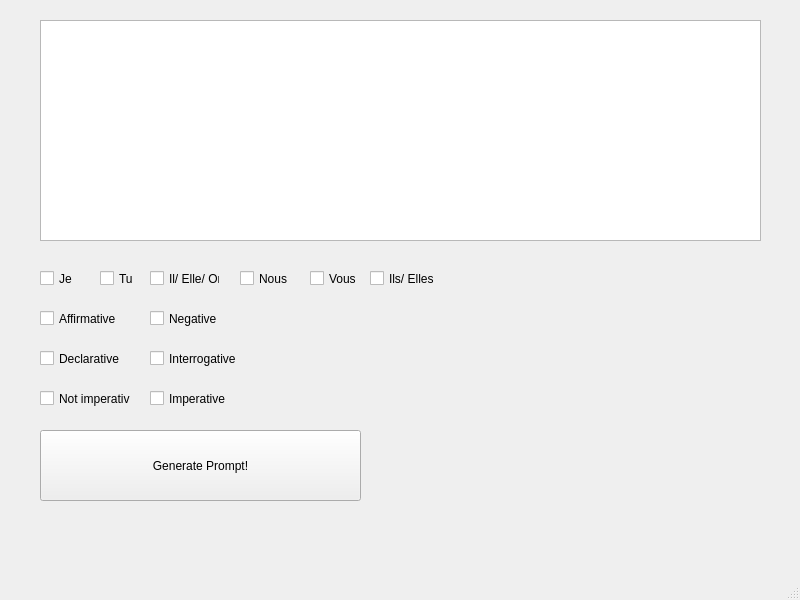
<?xml version="1.0" encoding="UTF-8"?>
<ui version="4.0">
 <class>french_sentence_building_app</class>
 <widget class="QMainWindow" name="french_sentence_building_app">
  <property name="geometry">
   <rect>
    <x>0</x>
    <y>0</y>
    <width>800</width>
    <height>600</height>
   </rect>
  </property>
  <property name="windowTitle">
   <string>French sentence building practice</string>
  </property>
  <widget class="QWidget" name="centralwidget">
   <widget class="QCheckBox" name="checkBox">
    <property name="geometry">
     <rect>
      <x>40</x>
      <y>270</y>
      <width>70</width>
      <height>17</height>
     </rect>
    </property>
    <property name="text">
     <string>Je</string>
    </property>
   </widget>
   <widget class="QCheckBox" name="checkBox_2">
    <property name="geometry">
     <rect>
      <x>100</x>
      <y>270</y>
      <width>70</width>
      <height>17</height>
     </rect>
    </property>
    <property name="text">
     <string>Tu</string>
    </property>
   </widget>
   <widget class="QCheckBox" name="checkBox_3">
    <property name="geometry">
     <rect>
      <x>150</x>
      <y>270</y>
      <width>70</width>
      <height>17</height>
     </rect>
    </property>
    <property name="text">
     <string>Il/ Elle/ On </string>
    </property>
   </widget>
   <widget class="QCheckBox" name="checkBox_4">
    <property name="geometry">
     <rect>
      <x>240</x>
      <y>270</y>
      <width>70</width>
      <height>17</height>
     </rect>
    </property>
    <property name="text">
     <string>Nous</string>
    </property>
   </widget>
   <widget class="QCheckBox" name="checkBox_5">
    <property name="geometry">
     <rect>
      <x>310</x>
      <y>270</y>
      <width>70</width>
      <height>17</height>
     </rect>
    </property>
    <property name="text">
     <string>Vous</string>
    </property>
   </widget>
   <widget class="QCheckBox" name="checkBox_6">
    <property name="geometry">
     <rect>
      <x>370</x>
      <y>270</y>
      <width>70</width>
      <height>17</height>
     </rect>
    </property>
    <property name="text">
     <string>Ils/ Elles</string>
    </property>
   </widget>
   <widget class="QCheckBox" name="checkBox_7">
    <property name="geometry">
     <rect>
      <x>40</x>
      <y>310</y>
      <width>81</width>
      <height>17</height>
     </rect>
    </property>
    <property name="text">
     <string>Affirmative</string>
    </property>
   </widget>
   <widget class="QCheckBox" name="checkBox_8">
    <property name="geometry">
     <rect>
      <x>150</x>
      <y>310</y>
      <width>70</width>
      <height>17</height>
     </rect>
    </property>
    <property name="text">
     <string>Negative</string>
    </property>
   </widget>
   <widget class="QCheckBox" name="checkBox_9">
    <property name="geometry">
     <rect>
      <x>40</x>
      <y>350</y>
      <width>81</width>
      <height>17</height>
     </rect>
    </property>
    <property name="text">
     <string>Declarative</string>
    </property>
   </widget>
   <widget class="QCheckBox" name="checkBox_10">
    <property name="geometry">
     <rect>
      <x>150</x>
      <y>350</y>
      <width>151</width>
      <height>17</height>
     </rect>
    </property>
    <property name="text">
     <string>Interrogative</string>
    </property>
   </widget>
   <widget class="QCheckBox" name="checkBox_11">
    <property name="geometry">
     <rect>
      <x>40</x>
      <y>390</y>
      <width>91</width>
      <height>17</height>
     </rect>
    </property>
    <property name="text">
     <string>Not imperative</string>
    </property>
   </widget>
   <widget class="QCheckBox" name="checkBox_12">
    <property name="geometry">
     <rect>
      <x>150</x>
      <y>390</y>
      <width>141</width>
      <height>17</height>
     </rect>
    </property>
    <property name="text">
     <string>Imperative</string>
    </property>
   </widget>
   <widget class="QPushButton" name="pushButton">
    <property name="geometry">
     <rect>
      <x>40</x>
      <y>430</y>
      <width>321</width>
      <height>71</height>
     </rect>
    </property>
    <property name="text">
     <string>Generate Prompt!</string>
    </property>
   </widget>
   <widget class="QTextBrowser" name="textBrowser">
    <property name="geometry">
     <rect>
      <x>40</x>
      <y>20</y>
      <width>721</width>
      <height>221</height>
     </rect>
    </property>
   </widget>
  </widget>
  <widget class="QMenuBar" name="menubar">
   <property name="geometry">
    <rect>
     <x>0</x>
     <y>0</y>
     <width>800</width>
     <height>26</height>
    </rect>
   </property>
  </widget>
  <widget class="QStatusBar" name="statusbar"/>
 </widget>
 <resources/>
 <connections/>
</ui>
